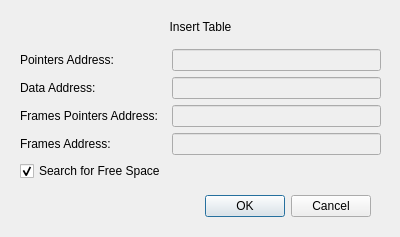
<?xml version="1.0" encoding="UTF-8"?>
<ui version="4.0">
 <class>Dialog</class>
 <widget class="QDialog" name="Dialog">
  <property name="geometry">
   <rect>
    <x>0</x>
    <y>0</y>
    <width>400</width>
    <height>237</height>
   </rect>
  </property>
  <property name="windowTitle">
   <string>Dialog</string>
  </property>
  <widget class="QDialogButtonBox" name="buttonBox">
   <property name="geometry">
    <rect>
     <x>30</x>
     <y>190</y>
     <width>341</width>
     <height>32</height>
    </rect>
   </property>
   <property name="orientation">
    <enum>Qt::Horizontal</enum>
   </property>
   <property name="standardButtons">
    <set>QDialogButtonBox::Cancel|QDialogButtonBox::Ok</set>
   </property>
  </widget>
  <widget class="QWidget" name="gridLayoutWidget">
   <property name="geometry">
    <rect>
     <x>20</x>
     <y>10</y>
     <width>361</width>
     <height>171</height>
    </rect>
   </property>
   <layout class="QGridLayout" name="gridLayout">
    <item row="1" column="0">
     <widget class="QLabel" name="label_2">
      <property name="text">
       <string>Pointers Address:</string>
      </property>
     </widget>
    </item>
    <item row="3" column="0">
     <widget class="QLabel" name="label_4">
      <property name="text">
       <string>Frames Pointers Address:</string>
      </property>
     </widget>
    </item>
    <item row="2" column="0">
     <widget class="QLabel" name="label_3">
      <property name="text">
       <string>Data Address:</string>
      </property>
     </widget>
    </item>
    <item row="4" column="0">
     <widget class="QLabel" name="label_5">
      <property name="text">
       <string>Frames Address:</string>
      </property>
     </widget>
    </item>
    <item row="0" column="0" colspan="2">
     <widget class="QLabel" name="label">
      <property name="text">
       <string>Insert Table</string>
      </property>
      <property name="alignment">
       <set>Qt::AlignCenter</set>
      </property>
     </widget>
    </item>
    <item row="3" column="1">
     <widget class="QLineEdit" name="framesPointersAddressLineEdit">
      <property name="enabled">
       <bool>false</bool>
      </property>
     </widget>
    </item>
    <item row="4" column="1">
     <widget class="QLineEdit" name="framesAddressLineEdit">
      <property name="enabled">
       <bool>false</bool>
      </property>
     </widget>
    </item>
    <item row="2" column="1">
     <widget class="QLineEdit" name="dataAddressLineEdit">
      <property name="enabled">
       <bool>false</bool>
      </property>
     </widget>
    </item>
    <item row="1" column="1">
     <widget class="QLineEdit" name="ptrsAddressLineEdit">
      <property name="enabled">
       <bool>false</bool>
      </property>
     </widget>
    </item>
    <item row="5" column="0">
     <widget class="QCheckBox" name="offsetsCheckBox">
      <property name="text">
       <string>Search for Free Space</string>
      </property>
      <property name="checked">
       <bool>true</bool>
      </property>
     </widget>
    </item>
   </layout>
  </widget>
 </widget>
 <resources/>
 <connections>
  <connection>
   <sender>buttonBox</sender>
   <signal>accepted()</signal>
   <receiver>Dialog</receiver>
   <slot>accept()</slot>
   <hints>
    <hint type="sourcelabel">
     <x>248</x>
     <y>254</y>
    </hint>
    <hint type="destinationlabel">
     <x>157</x>
     <y>274</y>
    </hint>
   </hints>
  </connection>
  <connection>
   <sender>buttonBox</sender>
   <signal>rejected()</signal>
   <receiver>Dialog</receiver>
   <slot>reject()</slot>
   <hints>
    <hint type="sourcelabel">
     <x>316</x>
     <y>260</y>
    </hint>
    <hint type="destinationlabel">
     <x>286</x>
     <y>274</y>
    </hint>
   </hints>
  </connection>
 </connections>
</ui>
